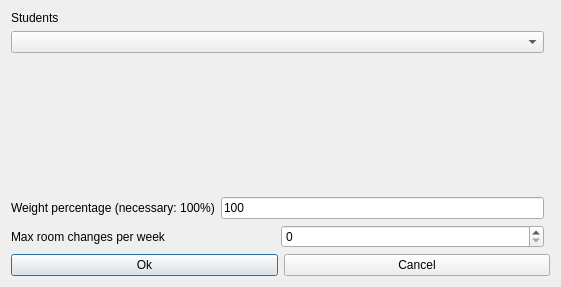
<?xml version="1.0" encoding="UTF-8"?>
<ui version="4.0">
 <class>ModifyConstraintStudentsSetMaxRoomChangesPerWeekForm_template</class>
 <widget class="QDialog" name="ModifyConstraintStudentsSetMaxRoomChangesPerWeekForm_template">
  <property name="geometry">
   <rect>
    <x>0</x>
    <y>0</y>
    <width>561</width>
    <height>287</height>
   </rect>
  </property>
  <property name="windowTitle">
   <string extracomment="This is the title of the dialog to modify a constraint of this type">Modify students set max room changes per week</string>
  </property>
  <layout class="QGridLayout">
   <item row="0" column="0">
    <layout class="QVBoxLayout">
     <item>
      <widget class="QLabel" name="studentsTextLabel">
       <property name="frameShape">
        <enum>QFrame::NoFrame</enum>
       </property>
       <property name="frameShadow">
        <enum>QFrame::Plain</enum>
       </property>
       <property name="text">
        <string>Students</string>
       </property>
       <property name="wordWrap">
        <bool>false</bool>
       </property>
      </widget>
     </item>
     <item>
      <widget class="QComboBox" name="studentsComboBox">
       <property name="editable">
        <bool>false</bool>
       </property>
       <property name="insertPolicy">
        <enum>QComboBox::NoInsert</enum>
       </property>
       <property name="duplicatesEnabled">
        <bool>false</bool>
       </property>
      </widget>
     </item>
    </layout>
   </item>
   <item row="1" column="0">
    <spacer name="spacer2">
     <property name="orientation">
      <enum>Qt::Vertical</enum>
     </property>
     <property name="sizeType">
      <enum>QSizePolicy::Expanding</enum>
     </property>
     <property name="sizeHint" stdset="0">
      <size>
       <width>20</width>
       <height>41</height>
      </size>
     </property>
    </spacer>
   </item>
   <item row="2" column="0">
    <layout class="QHBoxLayout">
     <item>
      <widget class="QLabel" name="weightTextLabel">
       <property name="frameShape">
        <enum>QFrame::NoFrame</enum>
       </property>
       <property name="frameShadow">
        <enum>QFrame::Plain</enum>
       </property>
       <property name="text">
        <string>Weight percentage (necessary: 100%)</string>
       </property>
       <property name="wordWrap">
        <bool>false</bool>
       </property>
      </widget>
     </item>
     <item>
      <widget class="QLineEdit" name="weightLineEdit">
       <property name="text">
        <string notr="true">100</string>
       </property>
      </widget>
     </item>
    </layout>
   </item>
   <item row="4" column="0" colspan="2">
    <layout class="QHBoxLayout">
     <item>
      <widget class="QPushButton" name="okPushButton">
       <property name="text">
        <string>Ok</string>
       </property>
      </widget>
     </item>
     <item>
      <widget class="QPushButton" name="cancelPushButton">
       <property name="text">
        <string>Cancel</string>
       </property>
      </widget>
     </item>
    </layout>
   </item>
   <item row="3" column="0">
    <layout class="QHBoxLayout">
     <item>
      <widget class="QLabel" name="textLabel">
       <property name="text">
        <string>Max room changes per week</string>
       </property>
       <property name="wordWrap">
        <bool>false</bool>
       </property>
      </widget>
     </item>
     <item>
      <widget class="QSpinBox" name="maxChangesSpinBox"/>
     </item>
    </layout>
   </item>
  </layout>
 </widget>
 <layoutdefault spacing="6" margin="11"/>
 <resources/>
 <connections/>
</ui>
